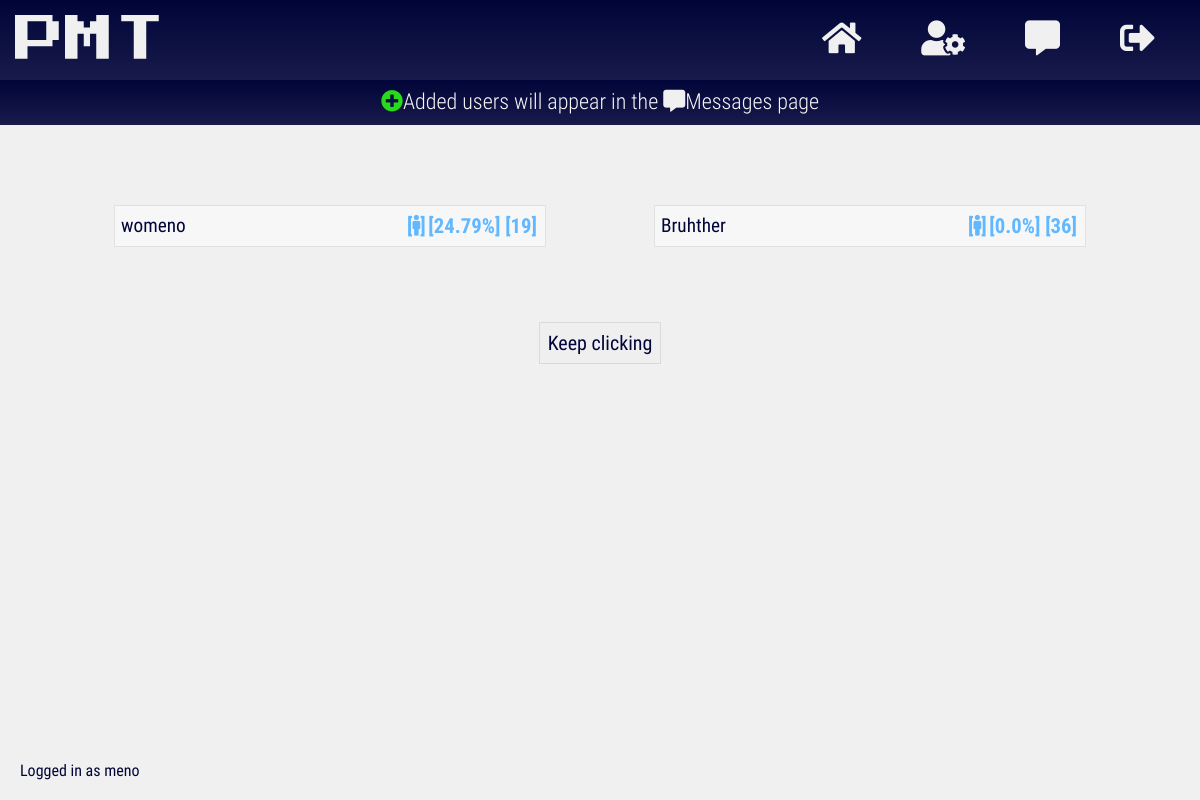
/ (signed in), run on the app's committed database.
### app/models.py (models this page shows, shortened)
class User(db.Model, UserMixin):
    __tablename__ = 'users'
    id = db.Column(db.Integer(), primary_key=True)
    username = db.Column(db.String(length=20), nullable=False, unique=True)
    email = db.Column(db.String(length=50), nullable=False, unique=True)
    password_hash = db.Column(db.String(length=60), nullable=False)
    age = db.Column(db.Integer(), nullable=False)
    gender = db.Column(db.String(length=6), nullable=False)
    facebook = db.Column(db.String(length=50), nullable=True, unique=False)
    instagram = db.Column(db.String(length=50), nullable=True, unique=False)
    twitter = db.Column(db.String(length=50), nullable=True, unique=False)
    reddit = db.Column(db.String(length=50), nullable=True, unique=False)
    discord = db.Column(db.String(length=50), nullable=True, unique=False)
    assumptions = db.relationship('Assumption', secondary=users_to_assumptions,
    backref=db.backref('users', lazy=True), lazy=True)
    added_users = db.relationship('User', secondary=users_to_users,
                  primaryjoin=(users_to_users.c.added_id == id),
                  secondaryjoin=(users_to_users.c.adder_id == id),
                  backref=db.backref('adder_users', lazy=True), lazy=True)
    @property
    def password(self):
        return self.password

### app/routes.py (the view)
@app.route('/')
@login_required
def home_page():
    users = User.query.limit(25)
    return render_template('home.html', users=users,
    calculate_compatibility=calculate_compatibility)

### app/helpers.py (called while the page is built)
def calculate_compatibility(userid):
    commons = 0
    user = User.query.filter_by(id=userid).first()
    user_length = len(user.assumptions)
    main_length = len(current_user.assumptions)
    for assumption in current_user.assumptions:
        if assumption in user.assumptions:
            commons += 1
    if main_length > user_length:
        return round((commons/main_length) * 100, 2)
    elif user_length > main_length:
        return round((commons/user_length) * 100, 2)
    elif user_length == 0 or main_length == 0:
        return round(0, 2)
    else:
        return round((commons/main_length) * 100, 2)

### user_loader/__init__.py (called while the page is built)
@login_manager.user_loader
def load_user(user_id):
    return User.query.get(int(user_id))

### app/templates/home.html (shortened to what this page needs)
{% extends 'uniform/base.html' %}
{% block css_files %}
<link rel="stylesheet" href="{{ url_for('static',
filename='css/minified/home.css') }}">
{% endblock %}
{% block content %}
<div class="help-text">
  <i class="fas fa-plus-circle"></i>Added users will appear in the
  <i class="fas fa-comment-alt"></i>Messages page
</div>
<ul id="list_of_users">
  {% for user in users %}
  {% if user not in current_user.added_users and user.id != current_user.id %}
  <div class="list-item-wrapper" USER_ID="{{ user.id }}">
    <li>
      <span class="username">{{ user.username }}</span>
      <span class="meta-data">
        <span class="gender {{ user.gender }}">
        [<i class="fas fa-{{ user.gender }}" name="gender"></i>]</span>
        <span class="compatibility">[{{ calculate_compatibility(user.id) }}%]
        </span>
        <span class="age">[{{ user.age }}]</span>
      </span>
    </li>
  </div>
  {% endif %}
  {% endfor %}
</ul>
<button type="button" name="load more" id="load_more">Keep clicking</button>
{% endblock %}
{% block footer %}
Logged in as {{ current_user.username }}
{% endblock %}

### app/static/css/uniform/minified/base.css (style rules this page uses)
* { box-sizing:border-box;margin:0 }
body { background:#f0f0f0 }
button,header { -webkit-touch-callout:none;-webkit-user-select:none;-khtml-user-select:none;-moz-user-select:none;-ms-user-select:none;user-select:none }

### app/static/css/minified/home.css (style rules this page uses)
ul { padding:0;margin:80px auto 0 auto;width:90%;display:flex;flex-wrap:wrap }
.list-item-wrapper { flex-basis:100%;position:relative;margin-bottom:75px }
li { border:1px solid rgba(0,0,0,.09);display:flex;justify-content:space-between;flex-wrap:wrap;font-family:sans-serif;background:#f7f7f7;padding:3px;font-size:25px }
.meta-data { order:1;padding:5px;color:#61b8ff;font-size:.44em;align-self:center;font-family:roboto-bold,sans-serif;-webkit-touch-callout:none;-webkit-user-select:none;-khtml-user-select:none;-moz-user-select:none;-ms-user-select:none;user-select:none }
.username { font-family:roboto-regular,sans-serif;align-self:center;padding:3px;color:#000438;font-size:.77em }
.age,.compatibility,.gender { font-size:1.8em }
button#load_more { padding:8px;color:#000438;border:1px solid rgba(0,0,0,.09);font-family:roboto-regular;font-size:20px;display:block;margin:0 auto 70px auto;cursor:pointer }
div.help-text { margin:0 auto 0 auto;padding:8px;text-align:center;font-family:roboto-light;font-size:25px;color:#f7f7f7;line-height:1.3em;background:linear-gradient(to bottom,#000438,rgba(0,4,56,.9)) }
div>i.fa-plus-circle { color:#27db1a }
div>i.fa-comment-alt { color:#f0f0f0 }
@media (min-width:769px) { div.help-text { font-size:22px } }
@media (min-width:769px) { ul { justify-content:space-between } }
@media (min-width:769px) { li { transition:box-shadow 250ms ease } }
@media (min-width:769px) { ul { justify-content:space-around } }
@media (min-width:769px) { .list-item-wrapper { flex-basis:40% } }
@media (min-width:769px) { .meta-data { font-size:.46em } }

### data on the page
User: username "womeno", calculate_compatibility "24.79", age "19"
User: username "Bruhther", calculate_compatibility "0.0", age "36"
User: username "meno"
